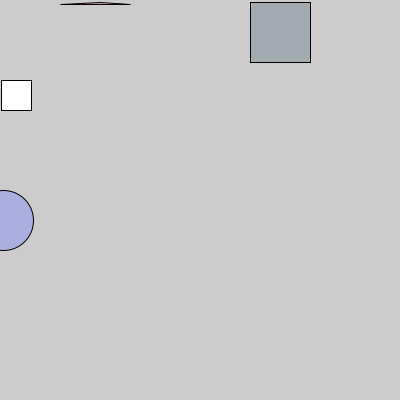
Frame 1 (no input)
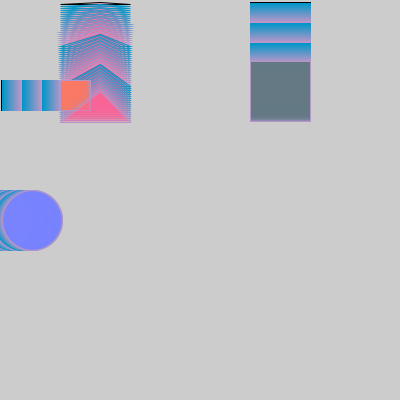
Frame 60 (the mouse pressed at the canvas centre just before this capture)
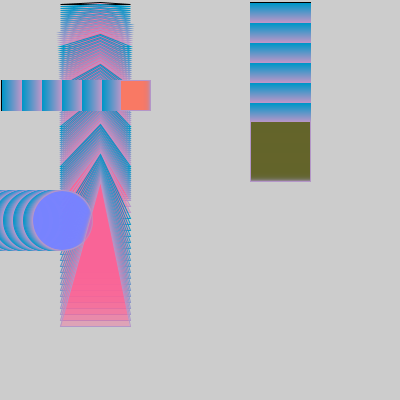
Frame 120 (the mouse held since frame 60 and released just before this capture)

The Processing sketch that drew these frames (run headless with seeded random() and noise(); from frame 60 on, the mouse is pressed at the canvas centre):

// Processing sketch: processing_97319
// ── processing_97319.pde

//declaraciÛn de variables eje


/* controles 

1,2,3,4,5 -> cambio de grosor trazo

y con click se cambia el color de background
*/

float r=0, i=0;

int size = 30;
float xpos = 0;
float ypos = 0;
float x1pos = 0;
float y1pos = 0;
float x2pos = 0;
float y2pos = 0;
float x3pos = 0;
float y3pos = 0;

//variables de direcciÛn

int xdirection = 1;
int ydirection = 1;
int x1direction = 1;
int y1direction = 1;
int x2direction = 1;
int y2direction = 1;
int x3direction = 1;
int y3direction = 1;

//variables de velocidad

float xspeed = 1.7;
float yspeed = 2.6;
float x1speed = 3.4;
float y1speed = 4.9;
float x2speed = 6.5;
float y2speed = 1.0;
float x3speed = 1.3;
float y3speed = 2.4;


void setup()

{

  size (400,400);

  frameRate(30);//web fps

  //posiciÛn inicial de las variables

  xpos = xpos;
  ypos = ypos;
  x1pos = x1pos;
  y1pos = y1pos;
  x2pos = x2pos;
  y2pos = y2pos;
  x3pos = x3pos;
  y3pos = y3pos;
}
void draw()
{
  //Background(020,100,150);
  xpos = xpos + ( xspeed * xdirection );
  ypos = ypos + ( yspeed * ydirection );  
  x1pos = x1pos +( x1speed * x1direction );
  y1pos = y1pos + ( y1speed * y1direction );
  x2pos = x2pos + ( x2speed * x2direction );
  y2pos = y2pos + ( y2speed * y2direction );
  x3pos = x3pos + ( x3speed * x3direction );
  y3pos = y3pos + ( y3speed * ydirection );
  //condicionales de regreso

  if (xpos > width-size || xpos < 0){
    xdirection *= -1;
  }

  if (ypos >= 400 || ypos < 0){
    ydirection *= -1;
  }

  if (x1pos > width-size || x1pos < 0){
    x1direction*= -1;
  }

  if (y1pos >= 400 || y1pos < 0){
    y1direction *= -1;
  }
  if (x2pos > width-size || x2pos < 0){
    x2direction *= -1;
  }

  if (y2pos > height-size || y2pos < 0){
    y2direction *= -1;   
  }
  if (x3pos > width-size || x3pos < 0){
    x3direction *= -1;
  }
  if (y3pos >  height-size || y3pos < 0){
    y3direction *= -1;
  }

  //figuras
  rect(xpos,80,size,size);
  if ((xpos < 133)&&(xpos > 0)){
    xspeed = 1; //velocidad de este segmento
    fill(120,130,280,100); //color de la figura en este segmento
  }
  if ((xpos < 266)&&(xpos > 133)){
    xspeed = 2.5;
    fill(0,030,200,100);
  }
  if ((xpos > 266)&&(xpos < 400)){
    xspeed = xspeed + 2;
    fill(120,250,250,100);
  }

  ellipse(x1pos,220,60,60);
  if ((x1pos < 133)&&(x1pos > 0)){
    x1speed = 0.5;
    fill(250,100,150,100);
  }
  if ((x1pos < 266) && (x1pos > 133)){
    x1speed = x1speed +2;
    fill(0,070,050,100);
  }
  if ((xpos > 266)&&(xpos < 400)){
    x1speed = x1speed +1;
    fill(280,0,100,100);
  }
  triangle(100,ypos,60,y1pos,130,y1pos);
  if ((ypos <=200) && (ypos >=0)) {
    yspeed = 1.5;
    fill(200,100,120,100);
  }

  if ((y1pos <=200) && (y1pos >=0)) {
    y1speed = 2;
    fill(100,120,130,100);
  }
  if ((ypos >= 200) && (ypos <=height)){

    yspeed = 4;
    fill(100,020,200,100);
  }
  if ((y1pos >= 200) && (y1pos <= height)){
    y1speed = 6;
    fill(100,100,050,100);
  }
  rect (250, y3pos, 60,60);
  if ((y3pos<=200) && (y3pos>=0)) {
    y3speed= 1;
    fill(250,120,100,100);
  }
  if ((y3pos>= 200) && (y3pos<=height)){
    y3speed= 2.5;
    fill (050,100,100,100); 
  }
  if ((y3pos >= 200) && (y3pos <= height)){
    y3speed = 3.8;
    fill(100,200,150,100);
  }

  stroke(r%200, 150, 200);//Stroke Color based on HSB
  if (key==' ') {// Pause
  stroke(255);
  }
  if (key=='1') {// Stroke weight selection
    strokeWeight(2);
  }
  if (key=='2') {
    strokeWeight(4);
  }
  if (key=='3') {
    strokeWeight(6);
  }
  if (key=='4') {
    strokeWeight(8);
  }
  if (key=='5') {
    strokeWeight(10);
  }
 
  if (i>28) { 
    noLoop();
  }
  else {
    r=r+10; //Stroke quantity
    i=i-6;
  }
}
 
void mousePressed() 
{ 
  background(020,100,150);
}
void mouseReleased() 
{
 
  background (0,0,0);
}
